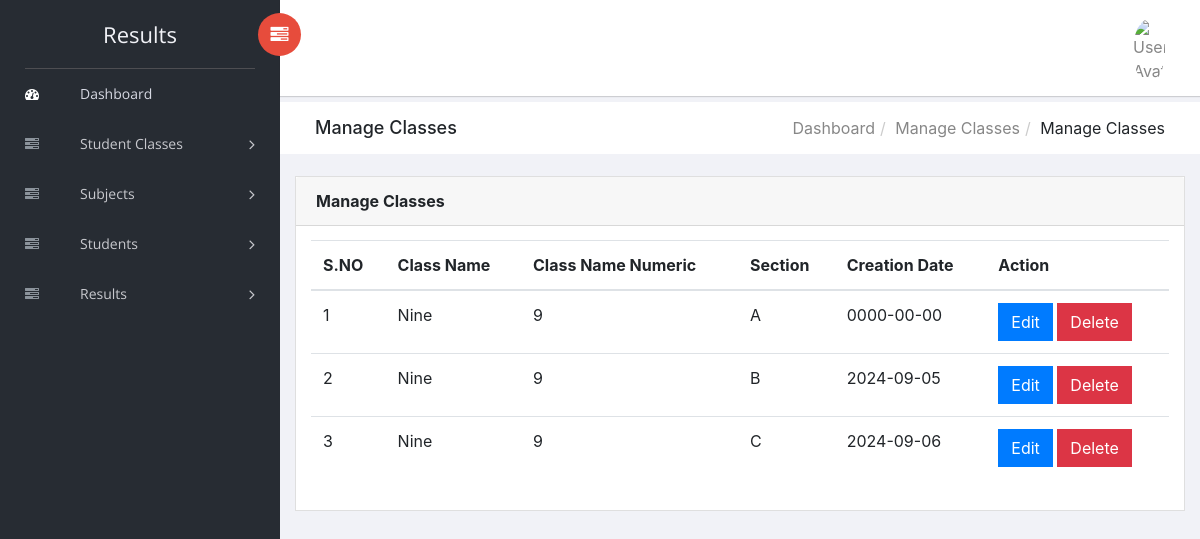
/Dashboard/results/manage-classes.php, run on the app's committed database.
### tables this page shows
CREATE TABLE `stnclasses` (
  `id` int(11) NOT NULL,
  `ClassName` varchar(255) NOT NULL,
  `ClassNameNumeric` int(4) NOT NULL,
  `Section` varchar(4) NOT NULL,
  `CreationDate` date NOT NULL,
  `UpdationDate` date NOT NULL
);

### Dashboard/results/manage-classes.php (the view, shortened to what this page needs)
<?php session_start();
include('includes/dbconnection.php');
if (strlen($_SESSION['trmsaid']==0)) {
  ?>
<!doctype html>
<html class="no-js" lang="en">
<head>
    <link rel="stylesheet" href="../vendors/bootstrap/dist/css/bootstrap.min.css">
    <link rel="stylesheet" href="../vendors/font-awesome/css/font-awesome.min.css">
    <link rel="stylesheet" href="../vendors/themify-icons/css/themify-icons.css">
    <link rel="stylesheet" href="../vendors/flag-icon-css/css/flag-icon.min.css">
    <link rel="stylesheet" href="../vendors/selectFX/css/cs-skin-elastic.css">
    <link rel="stylesheet" href="../assets/css/style.css">
</head>
<body>
    <?php include_once('includes/sidebar.php');?>
    <div id="right-panel" class="right-panel">
        <?php include_once('includes/header.php');?>
        <div class="breadcrumbs">
            <div class="col-sm-4">
                <div class="page-header float-left">
                    <div class="page-title">
                        <h1>Manage Classes</h1>
                    </div>
                </div>
            </div>
            <div class="col-sm-8">
                <div class="page-header float-right">
                    <div class="page-title">
                        <ol class="breadcrumb text-right">
                            <li><a href="dashboard.php">Dashboard</a></li>
                            <li><a href="manage-classes.php">Manage Classes</a></li>
                            <li class="active">Manage Classes</li>
                        </ol>
                    </div>
                </div>
            </div>
        </div>
        <div class="content mt-3">
            <div class="animated fadeIn">
                <div class="row">
                    <div class="col-lg-12">
                        <div class="card">
                            <div class="card-header">
                                <strong class="card-title">Manage Classes</strong>
                            </div>
                            <div class="card-body">
                                <table class="table">
                                    <thead>
                                        <tr>
                                            <tr>
                  <th>S.NO</th>
                  <th>Class Name</th>
                    <th>Class Name Numeric</th>
                   <th>Section</th>
                   <th>Creation Date</th>
                   <th>Action</th>
                </tr>
                                        </tr>
                                        </thead>
                                    <?php
$sql="SELECT * from stnclasses";
$query = $dbh -> prepare($sql);
$query->execute();
$results=$query->fetchAll(PDO::FETCH_OBJ);
$cnt=1;
if($query->rowCount() > 0)
{
foreach($results as $row)
{               ?>
                <tr>
                  <td><?php echo htmlentities($cnt);?></td>
                  <td><?php  echo htmlentities($row->ClassName);?></td>
                  <td><?php  echo htmlentities($row->ClassNameNumeric);?></td>
                  <td><?php  echo htmlentities($row->Section);?></td>
                  <td><?php  echo htmlentities($row->CreationDate);?></td>
                  <td><a href="editClassesDetails.php?editid=<?php echo htmlentities ($row->id);?>" class="btn btn-primary">Edit</a>
<a href="manage-classes.php?delid=<?php echo htmlentities ($row->id);?>" class="btn btn-danger" onclick="return confirm('Do you really want to delete?');">Delete</a>
                  </td>
                </tr>
               <?php $cnt=$cnt+1;}} ?>
                                </table>
                            </div>
                        </div>
                    </div>
                </div>
            </div>
        </div>
    </div>
</body>
</html>
<?php }  ?>

### data on the page
stnclasses: ClassName "Nine", ClassNameNumeric "9", Section "A", CreationDate "0000-00-00"
stnclasses: ClassName "Nine", ClassNameNumeric "9", Section "B", CreationDate "2024-09-05"
stnclasses: ClassName "Nine", ClassNameNumeric "9", Section "C", CreationDate "2024-09-06"
